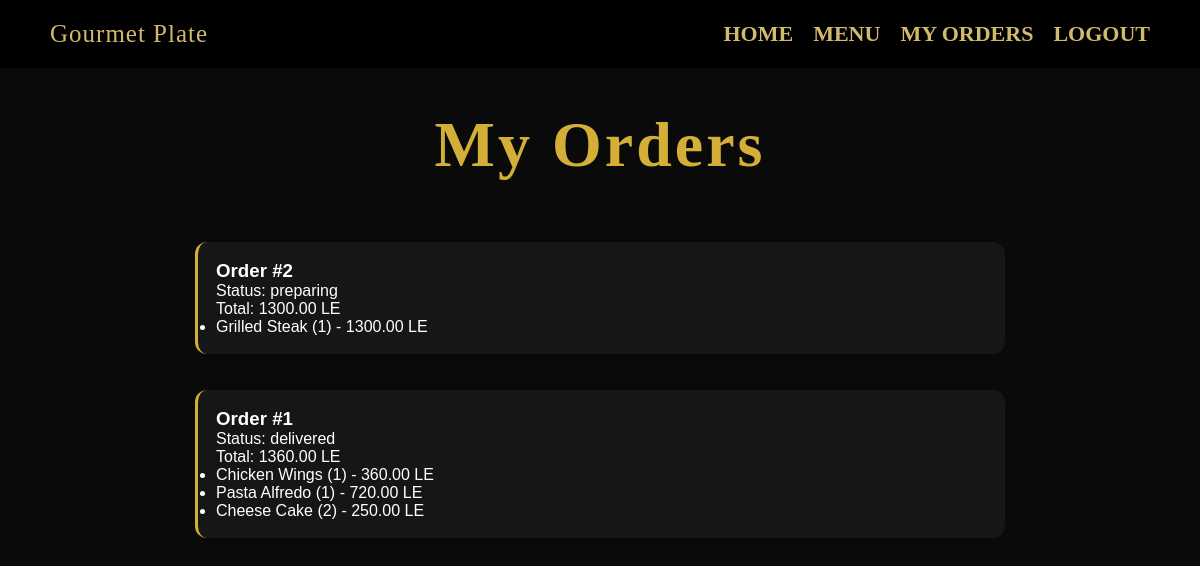
Screenshot of /project/my_orders.php (signed in) with the database file from the repository.
### tables this page shows
CREATE TABLE orders (
    id INT AUTO_INCREMENT PRIMARY KEY,
    user_id INT NOT NULL,
    total DECIMAL(10,2) NOT NULL,
    status ENUM('paid','preparing','delivered') DEFAULT 'paid',
    created_at TIMESTAMP DEFAULT CURRENT_TIMESTAMP,
    CONSTRAINT fk_orders_user
        FOREIGN KEY (user_id)
        REFERENCES users(id)
        ON DELETE CASCADE
);

CREATE TABLE order_items (
    id INT AUTO_INCREMENT PRIMARY KEY,
    order_id INT NOT NULL,
    menu_item_id INT NOT NULL,
    quantity INT DEFAULT 1,
    price DECIMAL(10,2) NOT NULL,
    CONSTRAINT fk_order_items_order
        FOREIGN KEY (order_id)
        REFERENCES orders(id)
        ON DELETE CASCADE,
    CONSTRAINT fk_order_items_menu
        FOREIGN KEY (menu_item_id)
        REFERENCES menu_items(id)
        ON DELETE CASCADE
);

CREATE TABLE menu_items (
    id INT AUTO_INCREMENT PRIMARY KEY,
    name VARCHAR(150) NOT NULL,
    description TEXT,
    price DECIMAL(10,2) NOT NULL,
    image VARCHAR(255),
    category_id INT,
    CONSTRAINT fk_menu_category
        FOREIGN KEY (category_id)
        REFERENCES categories(id)
        ON DELETE SET NULL
);

### project/my_orders.php (the view, shortened to what this page needs)
<?php
include "config/db.php";
$user_id = $_SESSION['user_id'];
$orders = mysqli_query($conn, "
    SELECT * FROM orders
    WHERE user_id = '$user_id'
    ORDER BY id DESC
");
?>
<!DOCTYPE html>
<html lang="en">
<head>
    <link rel="stylesheet" href="style.css">
</head>
<body>
<header class="navbar">
    <div class="logo">Gourmet Plate</div>
    <ul class="nav-links">
        <li><a href="index.php">Home</a></li>
        <li><a href="menu.php">Menu</a></li>
        <li><a href="my_orders.php">My Orders</a></li>
        <li><a href="logout.php">Logout</a></li>
    </ul>
</header>
<div class="menu-wrapper">
    <h1 class="menu-heading">My Orders</h1>
    <?php while ($order = mysqli_fetch_assoc($orders)): ?>
        <div class="menu-item" style="flex-direction:column; align-items:flex-start;">
            <h3>Order #<?= $order['id'] ?></h3>
            <p>Status: <?= $order['status'] ?></p>
            <p>Total: <?= $order['total'] ?> LE</p>
            <ul>
                <?php
                $items = mysqli_query($conn, "
                    SELECT
                        mi.name,
                        oi.quantity,
                        oi.price
                    FROM order_items oi
                    JOIN menu_items mi ON oi.menu_item_id = mi.id
                    WHERE oi.order_id = '{$order['id']}'
                ");
                while ($item = mysqli_fetch_assoc($items)):
                ?>
                    <li>
                        <?= $item['name'] ?>
                        (<?= $item['quantity'] ?>) -
                        <?= $item['price'] ?> LE
                    </li>
                <?php endwhile; ?>
            </ul>
        </div>
        <br>
    <?php endwhile; ?>
</div>
</body>
</html>

### project/style.css (style rules this page uses)
* { margin: 0; padding: 0; box-sizing: border-box; font-family: Arial, Helvetica, sans-serif; }
html { scroll-behavior: smooth; }
a { text-decoration: none; color: inherit; }
body { margin: 0; font-family: 'Poppins', sans-serif; background: #0a0a0a; color: white; }
h1 { font-family: 'Playfair Display', serif; color: #d2ba6d; font-size: 6rem; font-weight: 800; transition: 0.5s; }
.navbar { display: flex; justify-content: space-between; align-items: center; padding: 20px 50px; background: #000; color: #fff; }
.logo { font-family: 'Playfair Display', serif; font-size: 32px; font-weight: 600; color: #d2ba6d; letter-spacing: 1px; }
.navbar .logo { font-size: 25px; font-weight: 400; color: #d2ba6d; }
.nav-links { list-style: none; display: flex; gap: 20px; }
.nav-links a { text-decoration: none; color: #d2ba6d; font-size: 22px; font-weight: 400; text-transform: uppercase; transition: 0.3s ease; display: inline-block; font-family: 'Playfair Display', serif; font-weight: 600; }
.menu-wrapper { max-width: 850px; margin: auto; padding: 40px 20px; }
.menu-heading { text-align: center; font-size: 4rem; color: #d4af37; margin-bottom: 60px; font-family: 'Playfair Display', serif; letter-spacing: 3px; }
.menu-item { display: flex; align-items: center; background: #161616; border-left: 3px solid #d4af37; padding: 18px; border-radius: 12px; margin-bottom: 18px; transition: 0.3s ease; cursor: pointer; }
div.menu-item { transition: 0.3s ease; cursor: pointer; }

### rows the page displays
orders: id "2", status "preparing", total "1300.00"
order_items: menu_item.name "Grilled Steak", quantity "1", price "1300.00"
orders: id "1", status "delivered", total "1360.00"
order_items: menu_item.name "Chicken Wings", quantity "1", price "360.00"
order_items: menu_item.name "Pasta Alfredo", quantity "1", price "720.00"
order_items: menu_item.name "Cheese Cake", quantity "2", price "250.00"
